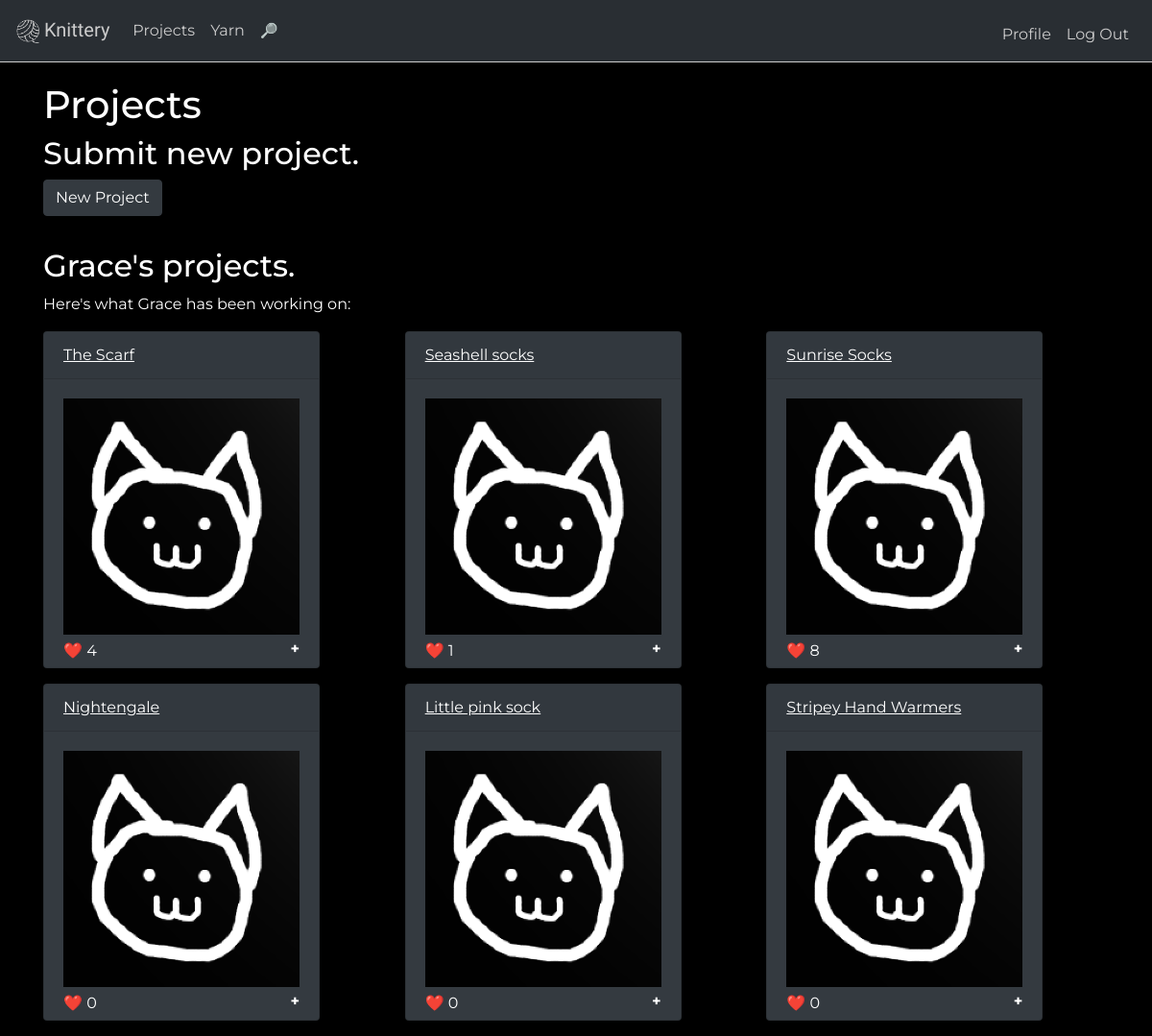
/projects/Grace (signed in), run on the app's committed database.
### tables this page shows
CREATE TABLE "users" (
	"id"	integer NOT NULL,
	"name"	text,
	"about_me"	text,
	"years_knitting"	integer,
	"favorite_color"	text,
	"password"	text,
	"pic"	text NOT NULL DEFAULT '/static/profilepics/default.png',
	"hash"	TEXT,
	PRIMARY KEY("id" AUTOINCREMENT)
);

CREATE TABLE "projects" (
	"id"	integer NOT NULL,
	"user_id"	integer NOT NULL,
	"yarn"	,
	"yardage"	,
	"notes"	,
	"name"	text,
	"image"	TEXT NOT NULL DEFAULT '/static/profilepics/default.png',
	PRIMARY KEY("id" AUTOINCREMENT)
);

### application.py (the view, shortened to what this page needs)
@app.route("/projects/<user>", methods=["GET", "POST"])
def projects(user):
    user_id = getId(user)
    c_userid = session["user_id"]
    if request.method == "GET":
        rows = db.execute("SELECT * FROM projects WHERE user_id = :id", id = user_id)
        for row in rows:
            likes = getLikes(row["id"])
            likesdict = {"likes" : likes}
            row["likes"] = likes
            print(row)
        return render_template("projects.html", rows=rows, user=user)

### application.py (called while the page is built)
def getId(user):
    currentuser = user
    profile = db.execute("SELECT * FROM users WHERE name = :name",
    name=currentuser)
    currentuser_id=profile[0]["id"]
    return currentuser_id

def getLikes(project_id):
    likelookup = db.execute("SELECT * FROM project_likes WHERE project_id=:project_id", project_id=project_id)
    likes=len(likelookup)
    return likes

### templates/projects.html (shortened to what this page needs)
{% extends "layout.html" %}
{% block main %}
<h1>Projects</h1>
  {% if session.user==user %}
<h2>Submit new project.</h2>
  <a class="btn btn-dark" data-toggle="collapse" href="#newProject" role="button" aria-expanded="false" aria-controls="multiCollapseExample1">New Project</a>
    <br>
    <hr></hr>
    {% endif %}
<h2>{{ user }}'s projects.</h2>
<p>Here's what {{ user }} has been working on:</p>
<div class="card-columns">
{% for row in rows %}
<div class="card text-white bg-dark mb-3" style="max-width: 18rem;">
  <div class="card-header"><a href="/projects/{{ user }}/{{ row["name"] }}">{{ row["name"] }}</a></div>
  <div class="card-body">
    <img src="{{ row["image"] }}">
    <span class="likes">❤️ {{ row["likes"] }}</span> <span class="more">+</span>
  </div>
  </div>
{% endfor %}
{% endblock %}

### templates/layout.html (shortened to what this page needs)
<!DOCTYPE html>
<html lang="en">
<head>
	<link href="https://maxcdn.bootstrapcdn.com/bootstrap/4.1.3/css/bootstrap.min.css" rel="stylesheet">
        <link href="/static/styles.css" rel="stylesheet">
</head>
<body>
<nav class="navbar navbar-expand-lg navbar-dark bg-dark">
  <a class="navbar-brand" href="/"><img src="/static/logo.png" width="30" padding="2" class="sitelogo"><span class="knitterylogo">Knittery</span></a>
  <div class="collapse navbar-collapse" id="navbarSupportedContent">
    <ul class="navbar-nav mr-auto">
  {% if session.user %}
      <li class="nav-item">
        <a class="nav-link" href="/projects/{{ session["user"] }}">Projects</a>
      </li>
        <li class="nav-item">
        <a class="nav-link" href="/yarn/{{ session["user"] }}">Yarn</a>
      </li>
        <li class="nav-item">
        <a class="nav-link" href="/search"><span class="icon searchicon">🔎</span></a>
      </li>
    {% endif %}
    </ul>
    <ul class="navbar-nav ml-auto mt-2">
        {% if session.user %}
        <li class="nav-item"><a class="nav-link" href="/profile/{{ session["user"] }}">Profile</a></li>
        <li class="nav-item"><a class="nav-link" href="/logout">Log Out</a></li>
        {% else %}
        <li class="nav-item"><a class="nav-link" href="/register">Register</a></li>
        <li class="nav-item"><a class="nav-link" href="/login">Log In</a></li>
        {% endif %}
    </ul>
  </div>
</nav>
	<main class="container">
		{% block main %}{% endblock %}
	</main>
</body>
</html>

### static/styles.css (style rules this page uses)
.navbar { opacity: 0.8; transition: opacity 1s; border-bottom: 1px solid white; }
.navbar .nav-link { color: white !important; }
body, html { height: 100% }
.knitterylogo { font-family: 'Bungee Shade', cursive; }
body { background-color: black; color: white; font-family: 'Montserrat', sans-serif; }
.card { display:inline-block; }
.card a { color: white; text-decoration: underline; }
.sitelogo { border-radius: 50%; -webkit-transition: -webkit-transform .8s ease-in-out; transition: transform .8s ease-in-out; }
.searchicon { color: transparent; background: #EDFDFB; background-clip: text; -webkit-background-clip: text; font-size: 15px; }
.container { padding-top: 20px; }
.card img { width: 100%; height: 100%; }
.card .likes { float:left; margin-bottom: 5px; margin-top: 5px; }
.card .more { float:right; font-weight: bold; font-size: 30; padding-top: 3px; }

### data on the page
users: name "Grace"
projects: name "The Scarf", image (placeholder picture), likes "4"
projects: name "Nightengale", image (placeholder picture), likes "0"
projects: name "Seashell socks", image (placeholder picture), likes "1"
projects: name "Little pink sock", image (placeholder picture), likes "0"
projects: name "Sunrise Socks", image (placeholder picture), likes "8"
projects: name "Stripey Hand Warmers", image (placeholder picture), likes "0"
